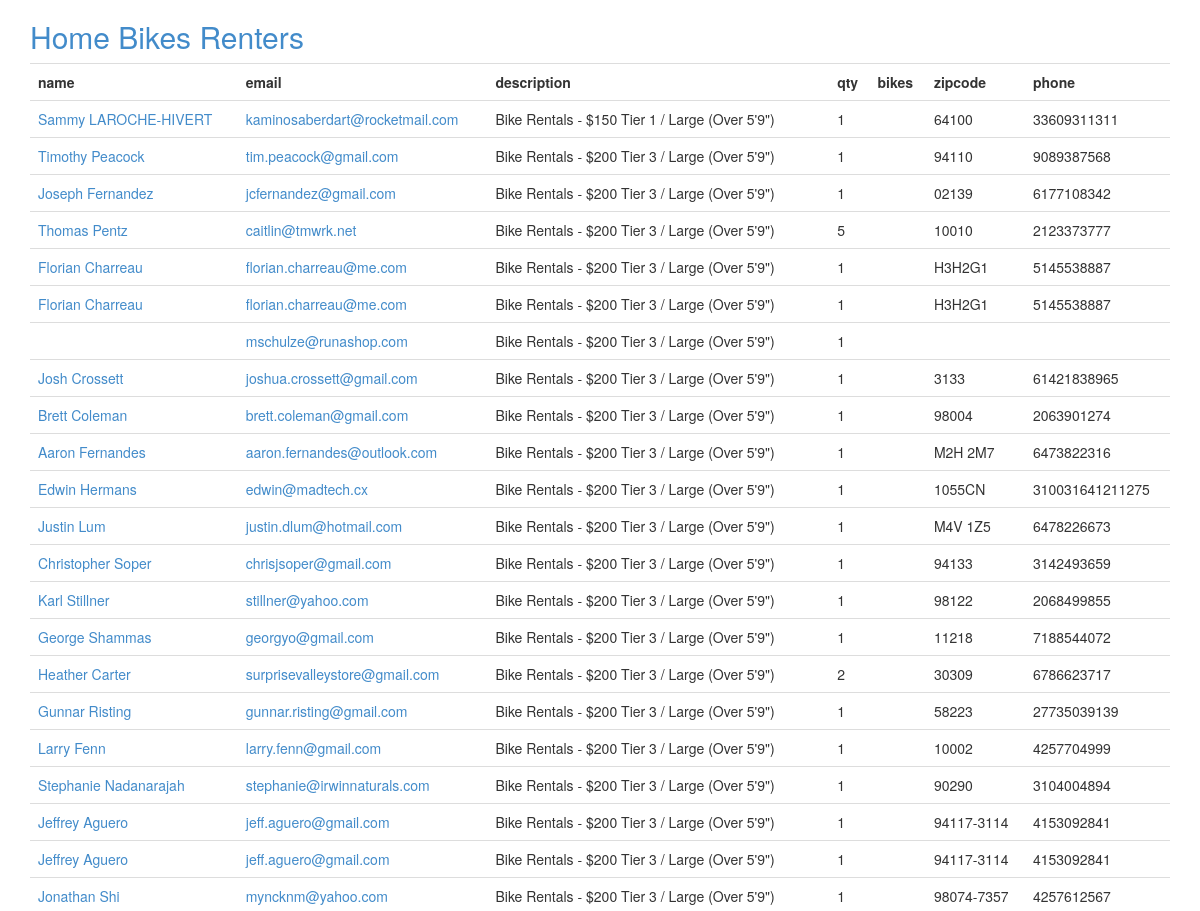
Before: /renters (upper part) with the older database file.
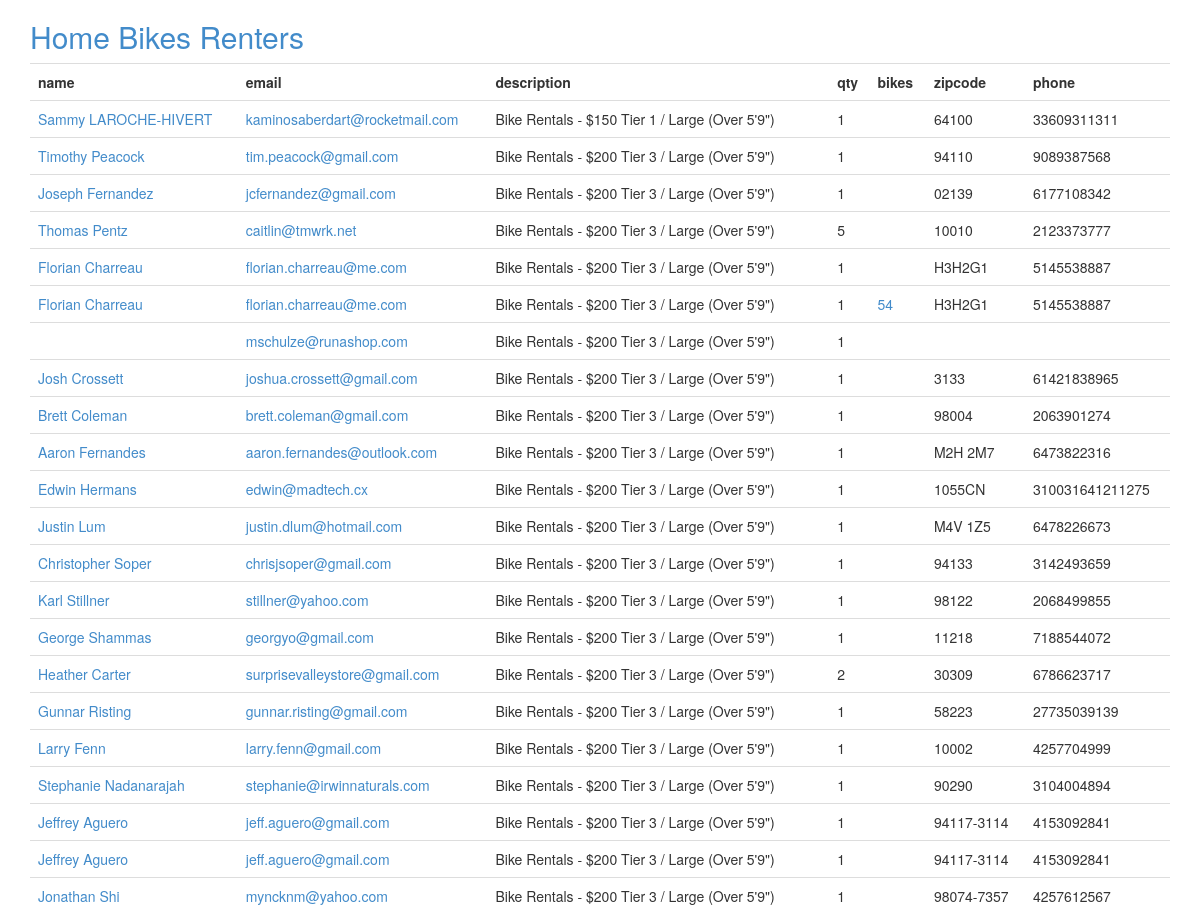
After: the same page with the newer database file.
### bike/models.py (models this page shows, shortened)
class Renter(Base):
  __tablename__ = 'renter'
  id = Column(Integer, primary_key=True)
  name = Column(String(255), unique=False)
  email = Column(String(255), unique=False)
  code = Column(String(255), unique=True)
  bikes = relationship('Bike', backref=backref('renter'))
  zipcode = Column(String(255))
  phone = Column(String(255))
  desc = Column(String)
  qty = Column(Integer)

class Bike(Base):
  __tablename__ = 'bike'
  id = Column(Integer, primary_key=True)
  renter_id = Column(Integer, ForeignKey('renter.id'))
  code = Column(String(255), unique=True)
  comment = Column(String)

### bike/views.py (the view)
@app.route('/renters')
def renters():
  return render_template('renters.html', renters=db.query(Renter))

### bike/__init__.py (called while the page is built)
@app.teardown_appcontext
def shutdown_session(exception=None):
  db.remove()

### bike/templates/renters.html
{% extends "base.html" %}
{% block content %}
<table class="table table-hover">
  <tr><th>name</th><th>email</th><th>description</th><th>qty</th><th>bikes</th><th>zipcode</th><th>phone</th></tr>
  {% for renter in renters %}
  <tr><td><a href="{{url_for('renter', oid=renter.id)}}">{{renter.name}}</a></td><td><a href="{{url_for('renter', oid=renter.id)}}">{{renter.email}}</a></td><td>{{renter.desc}}</td><td>{{renter.qty}}</td><td>{% for bike in renter.bikes %}<a href="{{url_for('bike', code=bike.code)}}">{{bike.code}}</a>{% endfor %}</td><td>{{renter.zipcode}}</td><td>{{renter.phone}}</tr>
  {% endfor %}
</table>
{% endblock %}

### bike/templates/base.html (shortened to what this page needs)
<!DOCTYPE html>
<html lang="en">
  <head>
    <link href="{{url_for('static', filename='css/bootstrap.css')}}" rel="stylesheet">
  </head>
  <body>
    {%- block topbar -%}
    <div class="topbar">
      <div class="fill">
        <div class="container">
          <h2>
              <a href="/" class="brand">Home</a>
              <a href="/bikes" class="brand">Bikes</a>
              <a href="/renters" class="brand">Renters</a>
          </h2>
        </div>
      </div>
    </div>
    {%- endblock -%}
    <div class="container">
      <div class="content">
        {% block content %}{% endblock %}
      </div>
    </div>
  </body>
</html>

Changed rows visible on the page:
changed Renter (number 6 of 22 on the later page): gains Bike (code "54")
